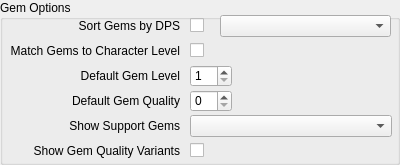
               <widget class="QGroupBox" name="group_SkillTabLeft">
                <property name="geometry">
                 <rect>
                  <x>0</x>
                  <y>480</y>
                  <width>400</width>
                  <height>165</height>
                 </rect>
                </property>
                <property name="minimumSize">
                 <size>
                  <width>375</width>
                  <height>165</height>
                 </size>
                </property>
                <property name="title">
                 <string>Gem Options</string>
                </property>
                <widget class="QLabel" name="label">
                 <property name="geometry">
                  <rect>
                   <x>10</x>
                   <y>15</y>
                   <width>170</width>
                   <height>22</height>
                  </rect>
                 </property>
                 <property name="text">
                  <string>Sort Gems by DPS</string>
                 </property>
                 <property name="alignment">
                  <set>Qt::AlignRight|Qt::AlignTrailing|Qt::AlignVCenter</set>
                 </property>
                </widget>
                <widget class="QLabel" name="label_2">
                 <property name="geometry">
                  <rect>
                   <x>10</x>
                   <y>40</y>
                   <width>170</width>
                   <height>22</height>
                  </rect>
                 </property>
                 <property name="text">
                  <string>Match Gems to Character Level</string>
                 </property>
                 <property name="alignment">
                  <set>Qt::AlignRight|Qt::AlignTrailing|Qt::AlignVCenter</set>
                 </property>
                </widget>
                <widget class="QLabel" name="label_3">
                 <property name="geometry">
                  <rect>
                   <x>10</x>
                   <y>65</y>
                   <width>170</width>
                   <height>22</height>
                  </rect>
                 </property>
                 <property name="text">
                  <string>Default Gem Level</string>
                 </property>
                 <property name="alignment">
                  <set>Qt::AlignRight|Qt::AlignTrailing|Qt::AlignVCenter</set>
                 </property>
                </widget>
                <widget class="QLabel" name="label_4">
                 <property name="geometry">
                  <rect>
                   <x>10</x>
                   <y>90</y>
                   <width>170</width>
                   <height>22</height>
                  </rect>
                 </property>
                 <property name="text">
                  <string>Default Gem Quality</string>
                 </property>
                 <property name="alignment">
                  <set>Qt::AlignRight|Qt::AlignTrailing|Qt::AlignVCenter</set>
                 </property>
                </widget>
                <widget class="QLabel" name="label_5">
                 <property name="geometry">
                  <rect>
                   <x>10</x>
                   <y>115</y>
                   <width>170</width>
                   <height>22</height>
                  </rect>
                 </property>
                 <property name="text">
                  <string>Show Support Gems</string>
                 </property>
                 <property name="alignment">
                  <set>Qt::AlignRight|Qt::AlignTrailing|Qt::AlignVCenter</set>
                 </property>
                </widget>
                <widget class="QLabel" name="label_6">
                 <property name="geometry">
                  <rect>
                   <x>10</x>
                   <y>140</y>
                   <width>170</width>
                   <height>22</height>
                  </rect>
                 </property>
                 <property name="text">
                  <string>Show Gem Quality Variants</string>
                 </property>
                 <property name="alignment">
                  <set>Qt::AlignRight|Qt::AlignTrailing|Qt::AlignVCenter</set>
                 </property>
                </widget>
                <widget class="QComboBox" name="comboBox_2">
                 <property name="geometry">
                  <rect>
                   <x>220</x>
                   <y>15</y>
                   <width>171</width>
                   <height>22</height>
                  </rect>
                 </property>
                </widget>
                <widget class="QCheckBox" name="check_MatchToLevel">
                 <property name="geometry">
                  <rect>
                   <x>190</x>
                   <y>40</y>
                   <width>75</width>
                   <height>20</height>
                  </rect>
                 </property>
                 <property name="text">
                  <string/>
                 </property>
                </widget>
                <widget class="QSpinBox" name="spin_DefaultGemLevel">
                 <property name="geometry">
                  <rect>
                   <x>190</x>
                   <y>65</y>
                   <width>42</width>
                   <height>22</height>
                  </rect>
                 </property>
                 <property name="minimum">
                  <number>1</number>
                 </property>
                 <property name="maximum">
                  <number>20</number>
                 </property>
                </widget>
                <widget class="QSpinBox" name="spin_DefaultGemQuality">
                 <property name="geometry">
                  <rect>
                   <x>190</x>
                   <y>90</y>
                   <width>42</width>
                   <height>22</height>
                  </rect>
                 </property>
                 <property name="maximum">
                  <number>20</number>
                 </property>
                </widget>
                <widget class="QComboBox" name="combo_ShowSupportGems">
                 <property name="geometry">
                  <rect>
                   <x>190</x>
                   <y>115</y>
                   <width>202</width>
                   <height>22</height>
                  </rect>
                 </property>
                </widget>
                <widget class="QCheckBox" name="check_ShowGemQualityVariants">
                 <property name="geometry">
                  <rect>
                   <x>190</x>
                   <y>140</y>
                   <width>75</width>
                   <height>20</height>
                  </rect>
                 </property>
                 <property name="text">
                  <string/>
                 </property>
                </widget>
                <widget class="QCheckBox" name="check_SortByDPS">
                 <property name="geometry">
                  <rect>
                   <x>190</x>
                   <y>15</y>
                   <width>75</width>
                   <height>20</height>
                  </rect>
                 </property>
                 <property name="text">
                  <string/>
                 </property>
                </widget>
               </widget>
